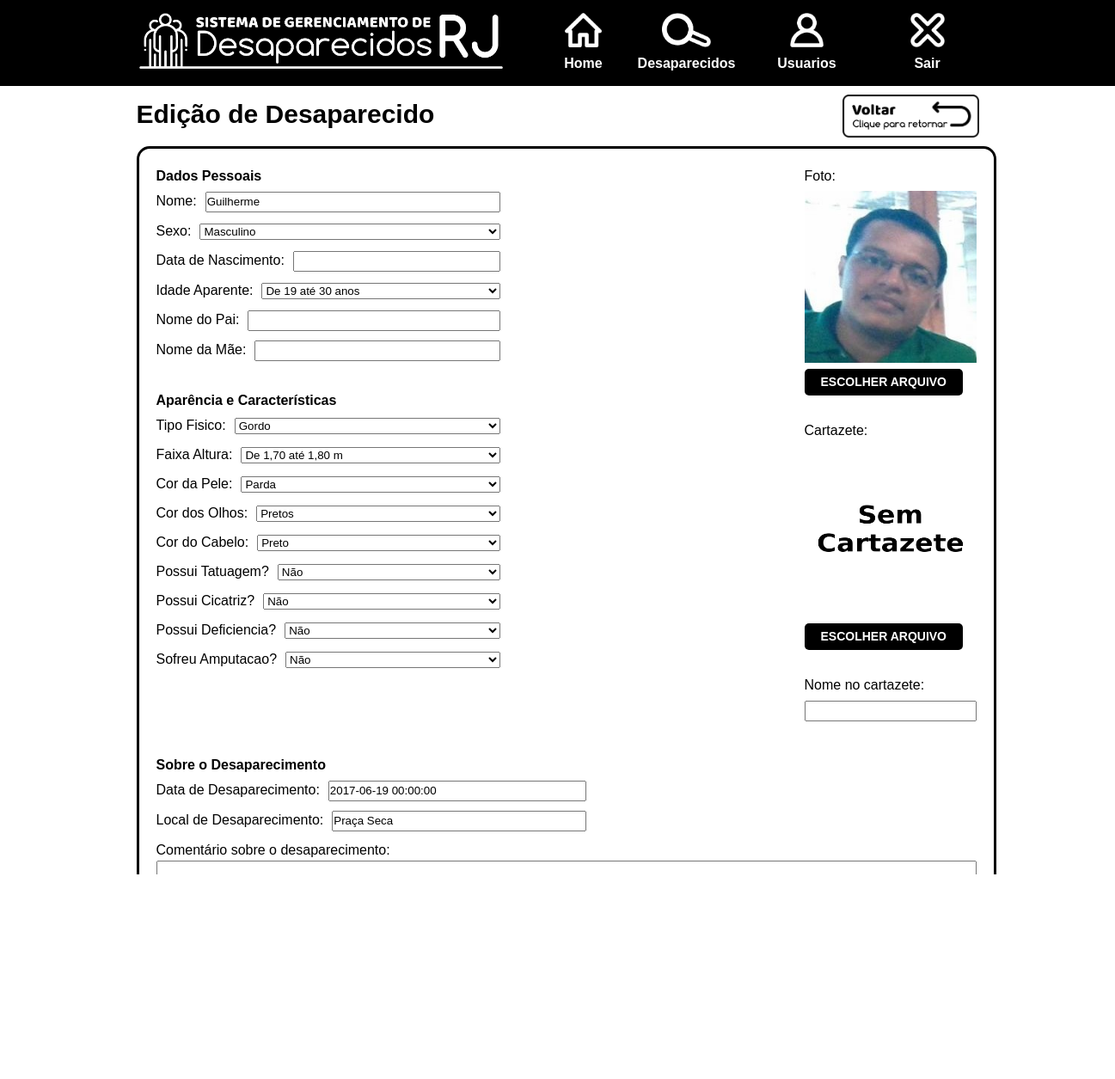
Screenshot of /webserver/desaparecidos/editar/1/ (signed in) with the database file from the repository.
### webserver/models.py (models this page shows)
class Pessoa(models.Model):
    objects = models.Manager()
    actives = OnlyActive()
    FAIXA_IDADE = (
        ("ate_18_anos", "Até 18 anos"),
        ("de_19_ate_30_anos", "De 19 até 30 anos"),
        ("de_31_ate_45_anos", "De 31 até 45 anos"),
        ("de_46_ate_65_anos", "De 46 até 65 anos"),
        ("acima_de_65_anos", "Acima de 65 anos"),
    )
    FAIXA_ALTURA = (
        ("anao", "Anão"),
        ("ate_160", "Até 1,60 m"),
        ("de_160_ate_170", "De 1,60 até 1,70 m"),
        ("de_170_ate_180", "De 1,70 até 1,80 m"),
        ("acima_de_180", "Acima de 1,80 m"),
    )
    SEXO = (
        ("masculino", "Masculino"),
        ("feminino", "Feminino"),
    )
    COR_PELE = (
        ("albino", "Albino"),
        ("amarela", "Amarela"),
        ("branca", "Branca"),
        ("negra", "Negra"),
        ("parda", "Parda"),
        ("vermelha", "Vermelha"),
    )
    COR_OLHOS = (
        ("azuis", "Azuis"),
        ("castanhos_claros", "Castanhos Claros"),
        ("castanhos_escuros", "Castanhos Escuros"),
        ("cinzentos", "Cinzentos"),
        ("castanhos", "Castanhos"),
        ("desiguais_na_cor", "Desiguais na Cor"),
        ("pretos", "Pretos"),
        ("verdes", "Verdes"),
        ("violetas", "Violetas"),
    )
    COR_CABELOS = (
        ("aco", "Aço"),
        ("branco", "Branco"),
        ("castanho_claro", "Castanho Claro"),
        ("castanho_escuro", "Castanho Escuro"),
        ("com_mechas_ou_faixas", "Com Mechas ou Faixas"),
        ("louro", "Louro"),
        ("preto", "Preto"),
        ("ruivo", "Ruivo")
    )
    TIPO_FISICO = (
        ("magro", "Magro"),
        ("normal", "Normal"),
        ("gordo", "Gordo"),
        ("forte", "Forte"),
    )
    nome = models.CharField(max_length = 254, blank=True, null=True)
    nome_normalizado = models.CharField(max_length = 254, blank=True, null=True)
    idade = models.IntegerField(blank=True, null=True)
    idade_aparente = models.CharField(max_length = 100, choices = FAIXA_IDADE, blank=True, null=True)
    altura = models.IntegerField(blank=True, null=True)
    faixa_altura = models.CharField(max_length = 100, choices = FAIXA_ALTURA, blank=True, null=True)
    cor_pele = models.CharField(max_length = 100, choices = COR_PELE, blank=True, null=True)
    cor_olhos = models.CharField(max_length = 100, choices = COR_OLHOS, blank=True, null=True)
    cor_cabelos = models.CharField(max_length = 100, choices = COR_CABELOS, blank=True, null=True)
    sexo = models.CharField(max_length = 100, choices = SEXO, blank=True, null=True)
    nome_pai = models.CharField(max_length = 254, blank=True, null=True)
    nome_mae = models.CharField(max_length = 254, blank=True, null=True)
    foto = models.ImageField(upload_to = "fotos/", blank = True, null = True)
    facial_encoding = models.TextField(blank = True, null = True)
    encoding_distance_to_zero = models.FloatField(blank = True, null = True)
    data_nascimento = models.DateTimeField(blank=True, null=True)
    data_desaparecimento = models.DateTimeField(blank=True, null=True)
    local_desaparecimento = models.CharField(max_length = 254, blank=True, null=True)
    cartazete = models.ImageField(upload_to = "cartazetes/",blank = True, null = True)
    nome_no_cartazete = models.CharField(max_length = 254, blank=True, null=True)
    comentario_desaparecimento = models.TextField(blank = True, null = True)
    possui_tatuagem = models.NullBooleanField(blank=True, null=True)
    possui_cicatriz = models.NullBooleanField(blank=True, null=True)
    possui_deficiencia = models.NullBooleanField(blank=True, null=True)
    sofreu_amputacao = models.NullBooleanField(blank=True, null=True)
    esta_desaparecido = models.NullBooleanField(default=True, null=True)
    tipo_fisico = models.CharField(max_length = 254, choices = TIPO_FISICO, blank=True, null=True)
    rg = models.CharField(max_length = 9, blank=True, null=True)
    emissor_rg = models.CharField(max_length = 15, blank=True, null=True)
    cpf = models.CharField(max_length = 11, blank=True, null=True)
    cnh = models.CharField(max_length = 11, blank=True, null=True)
    is_active = models.BooleanField(blank=False, null=False, default=True)

### webserver/views.py (the view)
# urls.py: url(r'desaparecidos/editar/(?P<pk>\d+)/$', views.editarDesaparecido, name='editarDesaparecido'),
@login_required
def editarDesaparecido(request, pk):
    if request.method == "POST":
        instance = Pessoa.objects.get(pk=pk)
        form = PessoaForm(request.POST, request.FILES, instance=instance)
        if form.is_valid():
            instance = form.save()
            instance.nome_normalizado = normalizarNome(instance.nome)
            print(instance.nome_normalizado)
            instance.save()
            return redirect("editarDesaparecido", pk = instance.pk)
    else:
        instance = Pessoa.objects.get(pk=pk)
        form = PessoaForm(instance = instance)
    return render(request, "editar_pessoa_model_form.html", {
        "form": form,
    })

### webserver/templates/editar_pessoa_model_form.html (shortened to what this page needs)
{% extends './main.html' %}
{% load static %}
    {% block page_content %}
        <section id="page-contents">
            <header class="content-top">
                <p>Edição de Desaparecido</p>
                <img src="{% static 'images/back-button.png' %}" onclick="history.back()">
            </header>
            <section class="form_container">
                <form method="POST" enctype="multipart/form-data" class="post-form">
                    <div class="fields_container">
                        <div class="fields_left_column">
                            <p>Dados Pessoais</p>
                            <div class="form_field">{{ form.nome.label_tag }}<span>{{ form.nome }}</span></div>
                            <div class="form_field">{{ form.sexo.label_tag }}<span>{{ form.sexo }}</span></div>
                            <div class="form_field">{{ form.data_nascimento.label_tag }}<span>{{ form.data_nascimento }}</span></div>
                            <div class="form_field">{{ form.idade_aparente.label_tag }}<span>{{ form.idade_aparente }}</span></div>
                            <div class="form_field">{{ form.nome_pai.label_tag }}<span>{{ form.nome_pai }}</span></div>
                            <div class="form_field">{{ form.nome_mae.label_tag }}<span>{{ form.nome_mae }}</span></div>
                            <br>
                            <p>Aparência e Características</p>
                            <div class="form_field">{{ form.tipo_fisico.label_tag }}<span>{{ form.tipo_fisico }}</span></div>
                            <div class="form_field">{{ form.faixa_altura.label_tag }}<span>{{ form.faixa_altura }}</span></div>
                            <div class="form_field">{{ form.cor_pele.label_tag }}<span>{{ form.cor_pele }}</span></div>
                            <div class="form_field">{{ form.cor_olhos.label_tag }}<span>{{ form.cor_olhos }}</span></div>
                            <div class="form_field">{{ form.cor_cabelos.label_tag }}<span>{{ form.cor_cabelos }}</span></div>
                            <div class="form_field">{{ form.possui_tatuagem.label_tag }}<span>{{ form.possui_tatuagem }}</span></div>
                            <div class="form_field">{{ form.possui_cicatriz.label_tag }}<span>{{ form.possui_cicatriz }}</span></div>
                            <div class="form_field">{{ form.possui_deficiencia.label_tag }}<span>{{ form.possui_deficiencia }}</span></div>
                            <div class="form_field">{{ form.sofreu_amputacao.label_tag }}<span>{{ form.sofreu_amputacao }}</span></div>
                        </div>
                        <div class="fields_right_column">
                            <div class="foto_fields_container">
                                <div class="form_field">
                                    <p class="label-paragraph">Foto:</p>
                                    {% if form.instance.foto.name %}
                                    <img src="{{ form.instance.foto.url }}" width="200" height="200" />
                                    {% else %}
                                    <img src="{% static 'images/no-photo-image.png' %}" width="200" height="200" />
                                    {% endif %}
                                    <br>
                                    <label for="id_foto">ESCOLHER ARQUIVO</label>
                                    <br>
                                    <p class="label-paragraph">Cartazete:</p>
                                    {% if form.instance.cartazete.name %}
                                    <img src="{{ form.instance.cartazete.url }}" width="200" height="200" />
                                    {% else %}
                                    <img src="{% static 'images/no-cartazete.png' %}" width="200" height="200" />
                                    {% endif %}
                                    <br>
                                    <label for="id_cartazete">ESCOLHER ARQUIVO</label>
                                    <br>
                                    <p class="label-paragraph">Nome no cartazete:</p>
                                    {{ form.nome_no_cartazete }}
                                </div>
                            </div>
                        </div>
                    </div>
                    <br>
                    <p>Sobre o Desaparecimento</p>
                    <div class="form_field larger_form_field">{{ form.data_desaparecimento.label_tag }}<span>{{ form.data_desaparecimento }}</span></div>
                    <div class="form_field larger_form_field">{{ form.local_desaparecimento.label_tag }}<span>{{ form.local_desaparecimento }}</span></div>
                    <div class="form_field full_width_form_field">
                        {{ form.comentario_desaparecimento.label_tag }}
                        <br>
                        {{ form.comentario_desaparecimento }}
                    </div>
                    <br>
                    <div class="button-div"><button type="submit">SALVAR ALTERAÇÕES</button><div>
                </form>
            </section>
        </section>
    {% endblock %}

### webserver/templates/main.html (shortened to what this page needs)
{% load static %}
<!DOCTYPE html>
<html lang="en-us">
    <head>
    </head>
    <body>
        <header>
            <div>
                <section id="menu-section">
                    <ul>
                        <li><a href="{% url 'index' %}"><div><img src="{% static 'images/home-icon.png' %}" /><p>Home</p></div></a></li>
                        <li><a href="{% url 'desaparecidos' %}"><div id="desaparecidos-option"><img src="{% static 'images/scope-icon.png' %}" /><p>Desaparecidos</p></div></a></li>
                        <li><a href="{% url 'usuarios' %}"><div id="desaparecidos-option"><img src="{% static 'images/user-icon-white.png' %}" /><p>Usuarios</p></div></a></li>
                        <li><a href="{% url 'logout' %}"><div id="desaparecidos-option"><img src="{% static 'images/x-icon.png' %}" /><p>Sair</p></div></a></li>
                    </ul>
                </section>
                <section id="logo-section">
                    <img src="{% static 'images/logo-sem-fundo.png' %}" />
                </section>
            </div>
        </header>
        <section>
            {% block page_content %}
            {% endblock %}
        </section>
    </body>
</html>

### webserver/templates/main.html (style rules this page uses)
*, *:after, *:before { margin: 0; padding: 0; box-sizing: border-box; font-family: sans-serif; #font-size: 14px; line-height: 1.5; }
a { text-decoration: none; }
body { #width:1000px; background-color:#fff; #border: 1px solid black; #margin-left: auto; #margin-right: auto; }
body header { height: 100px; width: auto; background-color: #000000; text-align: center; }
body header div { height: 100px; width: 1000px; margin: 0 auto; color: #ffffff; #text-align: left; }
#logo-section { width: 450px; height: 100px; text-align: center; float: left; }
#logo-section img { width: auto; height: 65px; margin-top: 15px; #float: left; }
#menu-section { width: 520px; height: 100px; #margin: auto; font-weight: bold; padding-top: 15px; padding-bottom: 15px; clear: both; #display: table; float: right; }
#menu-section ul { list-style: none; overflow: hidden; }
#menu-section ul li { float: left; position: relative; }
#menu-section ul li a div { text-align: center; width: 100px; height: 70px; }
#menu-section ul li a div img { width: auto; height: 40px; #float: }
#menu-section ul li a #desaparecidos-option { text-align: center; width: 140px; height: 70px; }
body section { width:1000px; margin-left: auto; margin-right: auto; }
#page-contents { background-color: #ffffff; }
#page-contents section { background-color: #ffffff; }
#page-contents header { background-color: #ffffff; }
.content-top { height: 50px; width: 100%; margin-top: 10px; padding-left: 10px; padding-right: 10px; }
.content-top p { float: left; font-size: 30px; font-weight: bold; }
.content-top img { height: 100%; width: auto; float: right; }
.form_container, .person_data_container { margin: 10px; border: 3px solid black; border-radius: 15px; }
.form_container form { margin: 20px; }
.form_container form p { font-size: 16px; font-weight: bold; margin-bottom: 5px; clear: both; }
.form_container form .form_field { margin-bottom: 10px; width: 400px; }
.form_container form .form_field label { float: left; clear: both; }
.form_container form .form_field span { display: block; overflow: hidden; padding-left: 10px; }
.form_container form .form_field span > input, span > select { width: 100%; }
.form_container form .larger_form_field { margin-bottom: 10px; width: 500px; }
.form_container form .full_width_form_field { margin-bottom: 10px; width: 100%; }
.form_container form .full_width_form_field textarea { height: 150px; width: 100%; }
.fields_container { width: 100%; }
.fields_container .fields_left_column { float: left; width: 50%; }
.fields_container .fields_right_column { float: left; width: 50%; height: 100%; }
.foto_fields_container { float: right; width: 200px; #overflow: hidden; }
.foto_fields_container * { clear: both; }
.foto_fields_container label { background-color: #000000; border-radius: 5px; color: #fff; cursor: pointer; #margin-left: 7px; padding-top: 5px; padding-bottom: 5px; padding-left: 19px; padding-right: 19px; font-weight: bold; font-size: 14px; }
.form_container form p.label-paragraph { font-size: 16px; font-weight: normal; margin-bottom: 5px; }
.foto_fields_container input[type='text'] { width: 200px; }
.button-div { margin: 0; padding: 0; width: 100%; display: block; }
.button-div button { background-color: #000000; color: #ffffff; #border-color: #000000; border-radius: 5px; padding-top: 5px; padding-bottom: 5px; padding-left: 12px; padding-right: 12px; display: block; border: 0px solid black; font-weight: bold; }

### rows the page displays
Pessoa: nome "Guilherme", sexo "Masculino", idade_aparente "De 19 até 30 anos", tipo_fisico "Gordo", faixa_altura "De 1,70 até 1,80 m", cor_pele "Parda", cor_olhos "Pretos", cor_cabelos "Preto", possui_tatuagem "Não", possui_cicatriz "Não", possui_deficiencia "Não", sofreu_amputacao "Não", instance.foto (picture), data_desaparecimento "2017-06-19 00:00:00", local_desaparecimento "Praça Seca"
